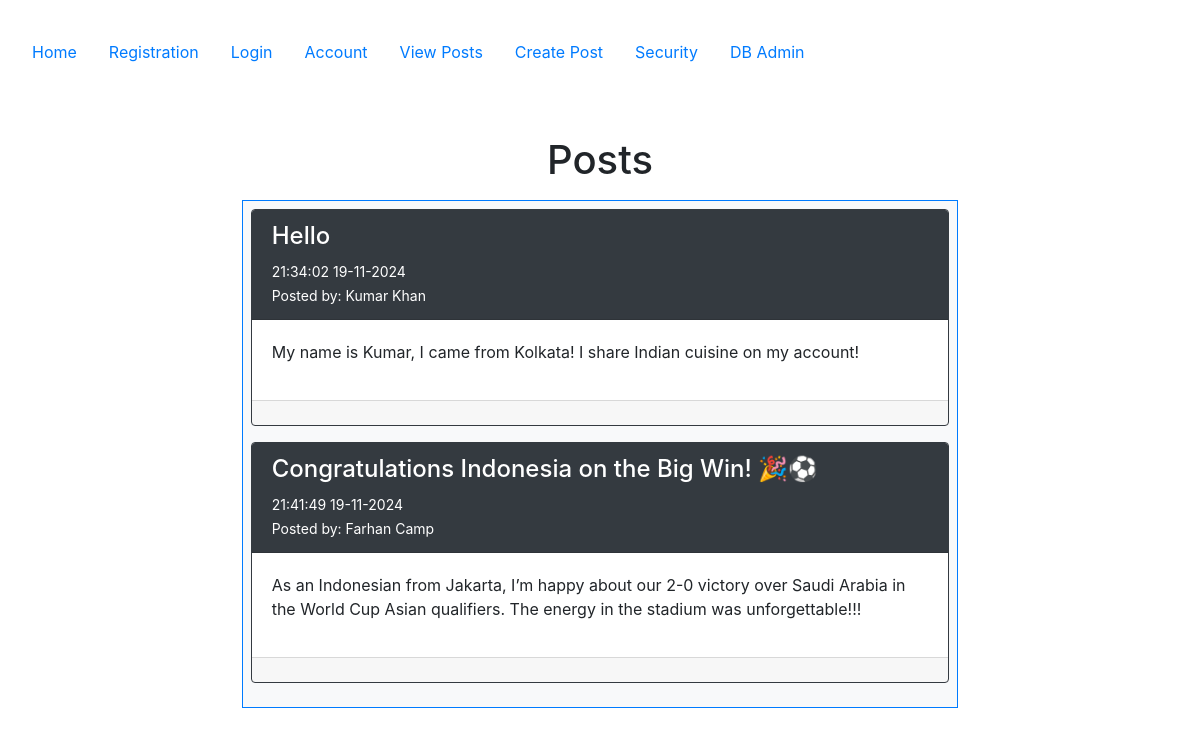
Page /posts on the earlier database version.
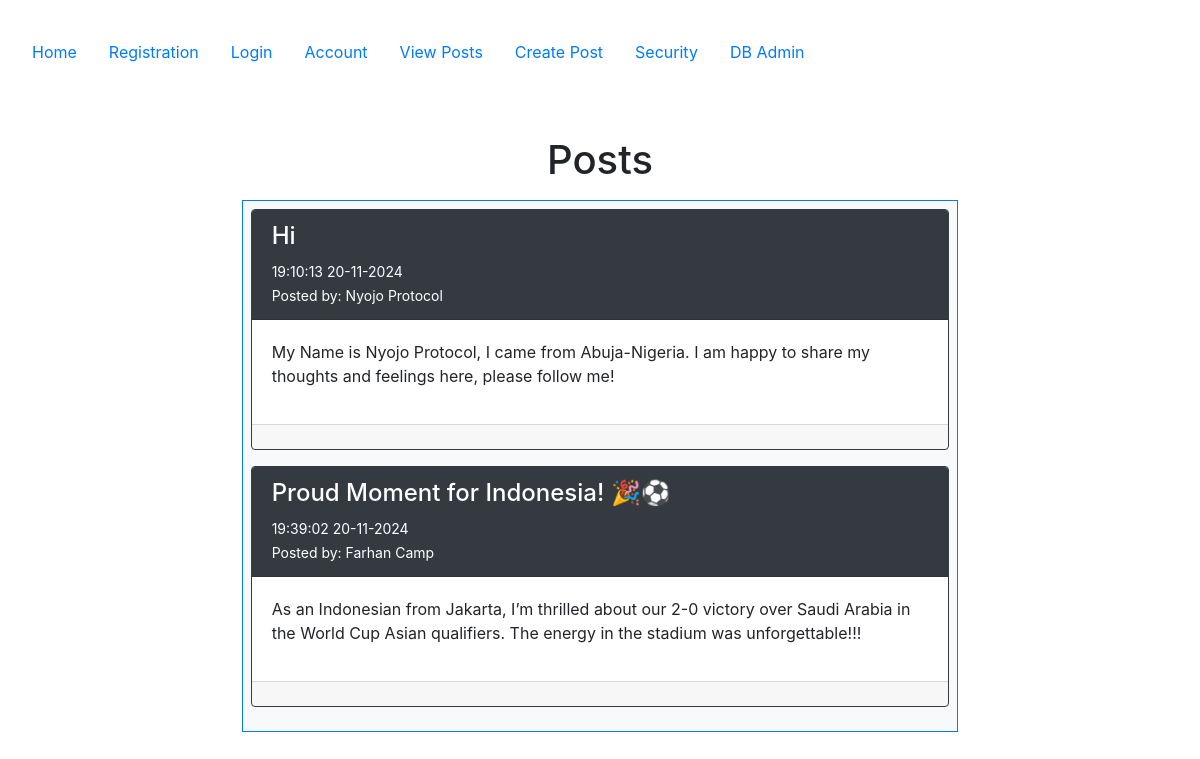
Same page on the later database version.
### config.py (models this page shows, shortened)
class Post(db.Model):
   __tablename__ = 'posts'
   id = db.Column(db.Integer, primary_key=True)
   userid = db.Column(db.Integer, db.ForeignKey('users.id'))
   created = db.Column(db.DateTime, nullable=False, default=datetime.utcnow)
   title = db.Column(db.Text, nullable=False)
   body = db.Column(db.Text, nullable=False)
   user = db.relationship("User", back_populates="posts")

class User(db.Model, UserMixin):
    __tablename__ = 'users'
    id = db.Column(db.Integer, primary_key=True)
    email = db.Column(db.String(100), nullable=False, unique=True)
    password = db.Column(db.String(100), nullable=False)
    firstname = db.Column(db.String(100), nullable=False)
    lastname = db.Column(db.String(100), nullable=False)
    phone = db.Column(db.String(100), nullable=False)
    mfa_key = db.Column(db.String(32), nullable=False, default='')  # Store MFA key
    mfa_enabled = db.Column(db.Boolean, nullable=False, default=False)  # Track if MFA is enabled
    role = db.Column(db.String(50), nullable=False, default='end_user')
    posts = db.relationship("Post", order_by=Post.id, back_populates="user")

### app.py (the view)
@app.route('/posts')
def view_posts():
    posts = Post.query.all()
    return render_template('posts/posts.html', posts=posts)

### app.py (called while the page is built)
@app.before_request
def restrict_access():
    if not current_user.is_authenticated:
        restricted_routes_anonymous = [
            'accounts.account', 'posts.posts', 'posts.create',
            'posts.update', 'posts.delete', 'accounts.logout', 'security.security'
        ]
        if request.endpoint in restricted_routes_anonymous:
            flash("You must be logged in to access this page.", "danger")
            return redirect(url_for('accounts.login'))
    if current_user.is_authenticated:
        restricted_routes_authenticated = ['accounts.registration', 'accounts.login']
        if request.endpoint in restricted_routes_authenticated:
            flash("You are already logged in.", "danger")
            return redirect(url_for('posts.posts'))

### templates/posts/posts.html (shortened to what this page needs)
{% extends "base.html" %}
{% block content %}
    <div class="container">
        <h1>Posts</h1>
        <div class="p-2 row">
            <div class="col-2"></div>
            <div class="col-8">
                <div class="p-2 bg-light border border-primary" style="text-align: left">
                    {% for post in posts %}
                        <div class="card border border-dark mb-3">
                            <div class="card-header bg-dark text-white">
                                <h4>{{ post.title }}</h4>
                                <small>{{ post.created.strftime('%H:%M:%S %d-%m-%Y') }}</small>
                                <br>
                                <small>
                                    Posted by: {{ post.user.firstname }} {{ post.user.lastname }}
                                </small>
                            </div>
                            <div class="card-body">
                                <p>{{ post.body }}</p>
                            </div>
                            <div class="card-footer">
                            </div>
                        </div>
                    {% else %}
                        <div class="alert alert-warning text-center">
                            <strong>No posts available. Be the first to create one!</strong>
                        </div>
                    {% endfor %}
                </div>
            </div>
            <div class="col-2"></div>
        </div>
    </div>
{% endblock %}

### templates/base.html (shortened to what this page needs)
<!DOCTYPE html>
<html lang="en">
<head>
    <link rel="stylesheet" href="https://cdn.jsdelivr.net/npm/bootstrap@4.6.2/dist/css/bootstrap.min.css">
</head>
<body>
<section class="container-fluid p-3 my-3">
    <nav class="nav nav-pills flex-column flex-sm-row">
        <a class="nav-item nav-link" href="{{ url_for('index') }}">Home</a>
        <a class="nav-item nav-link" href="{{ url_for('accounts.registration') }}">Registration</a>
        {% if current_user.is_authenticated %}
            <a class="nav-item nav-link" href="{{ url_for('accounts.logout') }}">Logout</a>
        {% else %}
            <a class="nav-item nav-link" href="{{ url_for('accounts.login') }}">Login</a>
        {% endif %}
        <a class="nav-item nav-link" href="{{ url_for('accounts.account') }}">Account</a>
        <a class="nav-item nav-link" href="{{ url_for('posts.posts') }}">View Posts</a>
        <a class="nav-item nav-link" href="{{ url_for('posts.create') }}">Create Post</a>
        <a class="nav-item nav-link" href="{{ url_for('security.security') }}">Security</a>
        <a class="nav-item nav-link" href="http://127.0.0.1:5000/admin">DB Admin</a>
    </nav>
    <div class="container-fluid p-3 my-5 text-center">
        {% block content %}{% endblock %}
    </div>
</section>
</body>
</html>

Differences in the rows shown:
removed Post: title "Hello", created "21:34:02 19-11-2024", user.firstname "Kumar", user.lastname "Khan", body "My name is Kumar, I came from Kolkata! I share Indian cuisine on my account!"
added Post: title "Hi", created "19:10:13 20-11-2024", user.firstname "Nyojo", user.lastname "Protocol", body "My Name is Nyojo Protocol, I came from Abuja-Nigeria. I am happy to share my thoughts and feelings here, please follow me!"
changed Post "Farhan": title "Congratulations Indonesia on the Big Win! 🎉⚽" → "Proud Moment for Indonesia! 🎉⚽"; created "21:41:49 19-11-2024" → "19:39:02 20-11-2024"; body "…Indonesian from Jakarta, I’m happy about our 2-0 victory…" → "…Indonesian from Jakarta, I’m thrilled about our 2-0 victory…"
